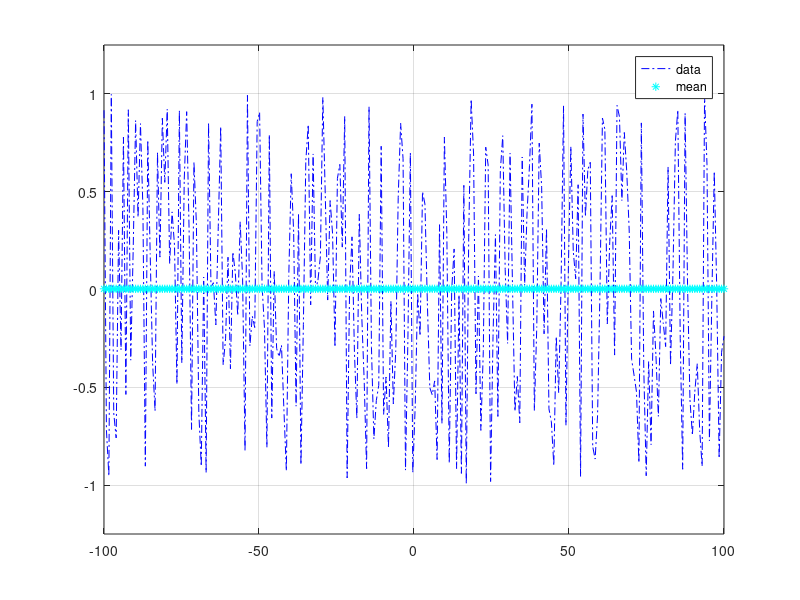

MATLAB code to generate this figure:
% Author: Zain Rajani
% Version: R2019b (Student Use)

%% Screen Initialise
close all;
clear all;

%%
%Parameters
rng(22)
xmin=-100; xmax=100;                        % Max and Min value of x-axis
ymin=-1.25; ymax=1.25;                      % Max and Min value of y-axis
Npts=2^8;                                   % No. of Samples

%Variables

xr=linspace(xmin,xmax,Npts);               % Getting numbers in the random space
ydata=2*(rand(1,Npts)-0.5 *ones (1,Npts)); % Getting the data ready
ymean=mean(ydata)*ones(size(ydata));       % Calculating the mean of the samples
%figure;
plot(xr,ydata,'b-.');                      % Plot the data
hold on                                    % Hold on the plot to plot the mean
plot(xr,ymean,'c*');                       % Plot the mean of the sample
legend('data','mean');                     % Mark the lines on the graph
grid on                                    % Get the grid lines on the graph

axis([xmin xmax ymin ymax]);               % Set the axis of the graph